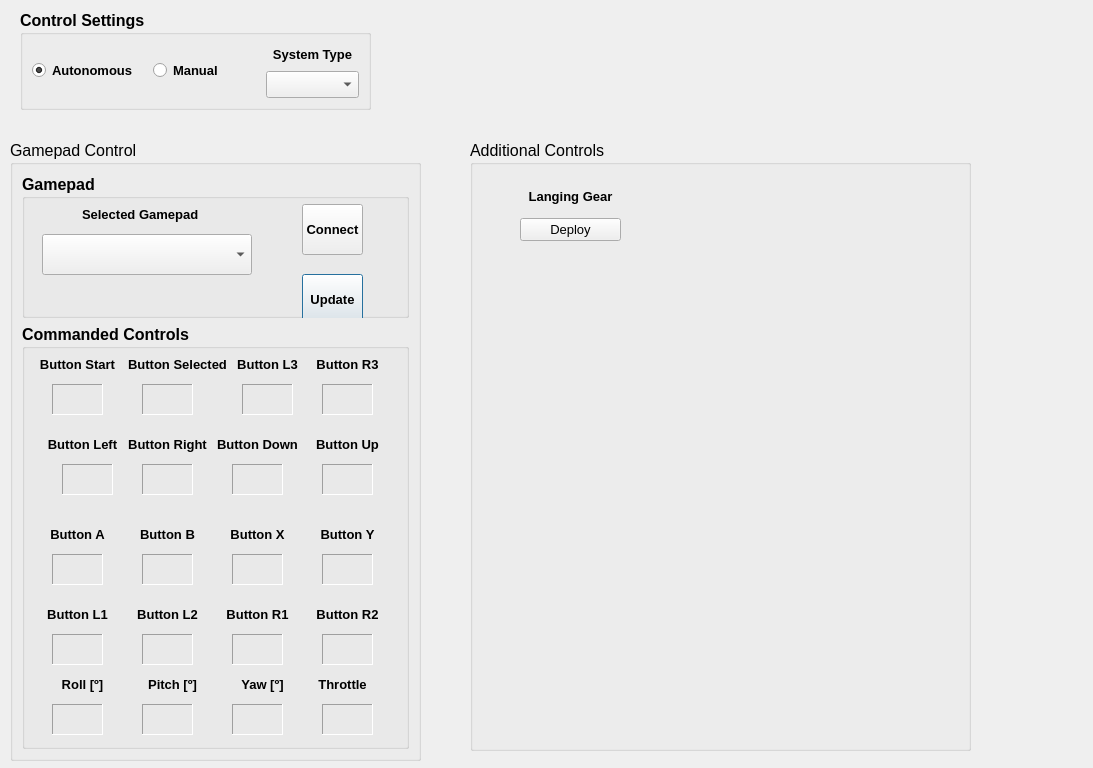
<?xml version="1.0" encoding="UTF-8"?>
<ui version="4.0">
 <class>Dialog_FlightControl</class>
 <widget class="QDialog" name="Dialog_FlightControl">
  <property name="geometry">
   <rect>
    <x>0</x>
    <y>0</y>
    <width>1093</width>
    <height>768</height>
   </rect>
  </property>
  <property name="font">
   <font>
    <pointsize>12</pointsize>
   </font>
  </property>
  <property name="windowTitle">
   <string>Gamepad Settings</string>
  </property>
  <property name="locale">
   <locale language="English" country="UnitedStates"/>
  </property>
  <widget class="QGroupBox" name="groupBox_gamepad_control">
   <property name="geometry">
    <rect>
     <x>10</x>
     <y>140</y>
     <width>411</width>
     <height>621</height>
    </rect>
   </property>
   <property name="title">
    <string>Gamepad Control</string>
   </property>
   <layout class="QGridLayout" name="gridLayout">
    <item row="0" column="0">
     <widget class="QGroupBox" name="groupBox_gamepad">
      <property name="sizePolicy">
       <sizepolicy hsizetype="Preferred" vsizetype="Preferred">
        <horstretch>0</horstretch>
        <verstretch>0</verstretch>
       </sizepolicy>
      </property>
      <property name="font">
       <font>
        <pointsize>12</pointsize>
        <weight>75</weight>
        <bold>true</bold>
       </font>
      </property>
      <property name="title">
       <string>Gamepad</string>
      </property>
      <widget class="QComboBox" name="comboBox_gamepad_list">
       <property name="geometry">
        <rect>
         <x>20</x>
         <y>60</y>
         <width>210</width>
         <height>41</height>
        </rect>
       </property>
       <property name="font">
        <font>
         <pointsize>11</pointsize>
         <weight>50</weight>
         <bold>false</bold>
        </font>
       </property>
      </widget>
      <widget class="QPushButton" name="pushButton_updategamepads">
       <property name="geometry">
        <rect>
         <x>280</x>
         <y>100</y>
         <width>61</width>
         <height>51</height>
        </rect>
       </property>
       <property name="font">
        <font>
         <pointsize>10</pointsize>
        </font>
       </property>
       <property name="text">
        <string>Update</string>
       </property>
      </widget>
      <widget class="QLabel" name="label_gamepad_list">
       <property name="geometry">
        <rect>
         <x>60</x>
         <y>30</y>
         <width>128</width>
         <height>21</height>
        </rect>
       </property>
       <property name="font">
        <font>
         <pointsize>10</pointsize>
         <weight>75</weight>
         <bold>true</bold>
        </font>
       </property>
       <property name="text">
        <string>Selected Gamepad</string>
       </property>
      </widget>
      <widget class="QPushButton" name="pushButton_connectgamepad">
       <property name="geometry">
        <rect>
         <x>280</x>
         <y>30</y>
         <width>61</width>
         <height>51</height>
        </rect>
       </property>
       <property name="font">
        <font>
         <pointsize>10</pointsize>
        </font>
       </property>
       <property name="text">
        <string>Connect</string>
       </property>
      </widget>
     </widget>
    </item>
    <item row="1" column="0">
     <widget class="QGroupBox" name="groupBox_commanded_controls">
      <property name="sizePolicy">
       <sizepolicy hsizetype="Preferred" vsizetype="Preferred">
        <horstretch>0</horstretch>
        <verstretch>0</verstretch>
       </sizepolicy>
      </property>
      <property name="minimumSize">
       <size>
        <width>0</width>
        <height>425</height>
       </size>
      </property>
      <property name="font">
       <font>
        <pointsize>12</pointsize>
        <weight>75</weight>
        <bold>true</bold>
       </font>
      </property>
      <property name="title">
       <string>Commanded Controls</string>
      </property>
      <property name="checkable">
       <bool>false</bool>
      </property>
      <widget class="QLabel" name="label_roll">
       <property name="geometry">
        <rect>
         <x>30</x>
         <y>350</y>
         <width>61</width>
         <height>21</height>
        </rect>
       </property>
       <property name="font">
        <font>
         <pointsize>10</pointsize>
         <weight>75</weight>
         <bold>true</bold>
        </font>
       </property>
       <property name="text">
        <string>Roll [º]</string>
       </property>
       <property name="alignment">
        <set>Qt::AlignCenter</set>
       </property>
      </widget>
      <widget class="QLabel" name="label_pitch">
       <property name="geometry">
        <rect>
         <x>120</x>
         <y>350</y>
         <width>61</width>
         <height>21</height>
        </rect>
       </property>
       <property name="font">
        <font>
         <pointsize>10</pointsize>
         <weight>75</weight>
         <bold>true</bold>
        </font>
       </property>
       <property name="text">
        <string>Pitch [º]</string>
       </property>
       <property name="alignment">
        <set>Qt::AlignCenter</set>
       </property>
      </widget>
      <widget class="QLabel" name="label_yaw">
       <property name="geometry">
        <rect>
         <x>210</x>
         <y>350</y>
         <width>61</width>
         <height>21</height>
        </rect>
       </property>
       <property name="font">
        <font>
         <pointsize>10</pointsize>
         <weight>75</weight>
         <bold>true</bold>
        </font>
       </property>
       <property name="text">
        <string>Yaw [º]</string>
       </property>
       <property name="alignment">
        <set>Qt::AlignCenter</set>
       </property>
      </widget>
      <widget class="QLabel" name="label_edit_roll">
       <property name="geometry">
        <rect>
         <x>30</x>
         <y>380</y>
         <width>51</width>
         <height>31</height>
        </rect>
       </property>
       <property name="font">
        <font>
         <pointsize>10</pointsize>
         <weight>50</weight>
         <bold>false</bold>
        </font>
       </property>
       <property name="frameShape">
        <enum>QFrame::Panel</enum>
       </property>
       <property name="frameShadow">
        <enum>QFrame::Sunken</enum>
       </property>
       <property name="text">
        <string/>
       </property>
       <property name="alignment">
        <set>Qt::AlignCenter</set>
       </property>
      </widget>
      <widget class="QLabel" name="label_edit_pitch">
       <property name="geometry">
        <rect>
         <x>120</x>
         <y>380</y>
         <width>51</width>
         <height>31</height>
        </rect>
       </property>
       <property name="font">
        <font>
         <pointsize>10</pointsize>
         <weight>50</weight>
         <bold>false</bold>
        </font>
       </property>
       <property name="frameShape">
        <enum>QFrame::Panel</enum>
       </property>
       <property name="frameShadow">
        <enum>QFrame::Sunken</enum>
       </property>
       <property name="text">
        <string/>
       </property>
       <property name="alignment">
        <set>Qt::AlignCenter</set>
       </property>
      </widget>
      <widget class="QLabel" name="label_edit_yaw">
       <property name="geometry">
        <rect>
         <x>210</x>
         <y>380</y>
         <width>51</width>
         <height>31</height>
        </rect>
       </property>
       <property name="font">
        <font>
         <pointsize>10</pointsize>
         <weight>50</weight>
         <bold>false</bold>
        </font>
       </property>
       <property name="frameShape">
        <enum>QFrame::Panel</enum>
       </property>
       <property name="frameShadow">
        <enum>QFrame::Sunken</enum>
       </property>
       <property name="text">
        <string/>
       </property>
       <property name="alignment">
        <set>Qt::AlignCenter</set>
       </property>
      </widget>
      <widget class="QLabel" name="label_buttonA">
       <property name="geometry">
        <rect>
         <x>20</x>
         <y>200</y>
         <width>71</width>
         <height>21</height>
        </rect>
       </property>
       <property name="font">
        <font>
         <pointsize>10</pointsize>
         <weight>75</weight>
         <bold>true</bold>
        </font>
       </property>
       <property name="text">
        <string>Button A</string>
       </property>
       <property name="alignment">
        <set>Qt::AlignCenter</set>
       </property>
      </widget>
      <widget class="QLabel" name="label_buttonB">
       <property name="geometry">
        <rect>
         <x>110</x>
         <y>200</y>
         <width>71</width>
         <height>21</height>
        </rect>
       </property>
       <property name="font">
        <font>
         <pointsize>10</pointsize>
         <weight>75</weight>
         <bold>true</bold>
        </font>
       </property>
       <property name="text">
        <string>Button B</string>
       </property>
       <property name="alignment">
        <set>Qt::AlignCenter</set>
       </property>
      </widget>
      <widget class="QLabel" name="label_buttonX">
       <property name="geometry">
        <rect>
         <x>200</x>
         <y>200</y>
         <width>71</width>
         <height>21</height>
        </rect>
       </property>
       <property name="font">
        <font>
         <pointsize>10</pointsize>
         <weight>75</weight>
         <bold>true</bold>
        </font>
       </property>
       <property name="text">
        <string>Button X</string>
       </property>
       <property name="alignment">
        <set>Qt::AlignCenter</set>
       </property>
      </widget>
      <widget class="QLabel" name="label_buttonY">
       <property name="geometry">
        <rect>
         <x>290</x>
         <y>200</y>
         <width>71</width>
         <height>21</height>
        </rect>
       </property>
       <property name="font">
        <font>
         <pointsize>10</pointsize>
         <weight>75</weight>
         <bold>true</bold>
        </font>
       </property>
       <property name="text">
        <string>Button Y</string>
       </property>
       <property name="alignment">
        <set>Qt::AlignCenter</set>
       </property>
      </widget>
      <widget class="QLabel" name="label_edit_buttonA">
       <property name="geometry">
        <rect>
         <x>30</x>
         <y>230</y>
         <width>51</width>
         <height>31</height>
        </rect>
       </property>
       <property name="font">
        <font>
         <pointsize>10</pointsize>
         <weight>50</weight>
         <bold>false</bold>
        </font>
       </property>
       <property name="frameShape">
        <enum>QFrame::Panel</enum>
       </property>
       <property name="frameShadow">
        <enum>QFrame::Sunken</enum>
       </property>
       <property name="text">
        <string/>
       </property>
       <property name="alignment">
        <set>Qt::AlignCenter</set>
       </property>
      </widget>
      <widget class="QLabel" name="label_edit_buttonB">
       <property name="geometry">
        <rect>
         <x>120</x>
         <y>230</y>
         <width>51</width>
         <height>31</height>
        </rect>
       </property>
       <property name="font">
        <font>
         <pointsize>10</pointsize>
         <weight>50</weight>
         <bold>false</bold>
        </font>
       </property>
       <property name="frameShape">
        <enum>QFrame::Panel</enum>
       </property>
       <property name="frameShadow">
        <enum>QFrame::Sunken</enum>
       </property>
       <property name="text">
        <string/>
       </property>
       <property name="alignment">
        <set>Qt::AlignCenter</set>
       </property>
      </widget>
      <widget class="QLabel" name="label_edit_buttonX">
       <property name="geometry">
        <rect>
         <x>210</x>
         <y>230</y>
         <width>51</width>
         <height>31</height>
        </rect>
       </property>
       <property name="font">
        <font>
         <pointsize>10</pointsize>
         <weight>50</weight>
         <bold>false</bold>
        </font>
       </property>
       <property name="frameShape">
        <enum>QFrame::Panel</enum>
       </property>
       <property name="frameShadow">
        <enum>QFrame::Sunken</enum>
       </property>
       <property name="text">
        <string/>
       </property>
       <property name="alignment">
        <set>Qt::AlignCenter</set>
       </property>
      </widget>
      <widget class="QLabel" name="label_edit_buttonY">
       <property name="geometry">
        <rect>
         <x>300</x>
         <y>230</y>
         <width>51</width>
         <height>31</height>
        </rect>
       </property>
       <property name="font">
        <font>
         <pointsize>10</pointsize>
         <weight>50</weight>
         <bold>false</bold>
        </font>
       </property>
       <property name="frameShape">
        <enum>QFrame::Panel</enum>
       </property>
       <property name="frameShadow">
        <enum>QFrame::Sunken</enum>
       </property>
       <property name="text">
        <string/>
       </property>
       <property name="alignment">
        <set>Qt::AlignCenter</set>
       </property>
      </widget>
      <widget class="QLabel" name="label_edit_buttonR2">
       <property name="geometry">
        <rect>
         <x>300</x>
         <y>310</y>
         <width>51</width>
         <height>31</height>
        </rect>
       </property>
       <property name="font">
        <font>
         <pointsize>10</pointsize>
         <weight>50</weight>
         <bold>false</bold>
        </font>
       </property>
       <property name="frameShape">
        <enum>QFrame::Panel</enum>
       </property>
       <property name="frameShadow">
        <enum>QFrame::Sunken</enum>
       </property>
       <property name="text">
        <string/>
       </property>
       <property name="alignment">
        <set>Qt::AlignCenter</set>
       </property>
      </widget>
      <widget class="QLabel" name="label_buttonL1">
       <property name="geometry">
        <rect>
         <x>20</x>
         <y>280</y>
         <width>71</width>
         <height>21</height>
        </rect>
       </property>
       <property name="font">
        <font>
         <pointsize>10</pointsize>
         <weight>75</weight>
         <bold>true</bold>
        </font>
       </property>
       <property name="text">
        <string>Button L1</string>
       </property>
       <property name="alignment">
        <set>Qt::AlignCenter</set>
       </property>
      </widget>
      <widget class="QLabel" name="label_buttonL2">
       <property name="geometry">
        <rect>
         <x>110</x>
         <y>280</y>
         <width>71</width>
         <height>21</height>
        </rect>
       </property>
       <property name="font">
        <font>
         <pointsize>10</pointsize>
         <weight>75</weight>
         <bold>true</bold>
        </font>
       </property>
       <property name="text">
        <string>Button L2</string>
       </property>
       <property name="alignment">
        <set>Qt::AlignCenter</set>
       </property>
      </widget>
      <widget class="QLabel" name="label_edit_buttonL1">
       <property name="geometry">
        <rect>
         <x>30</x>
         <y>310</y>
         <width>51</width>
         <height>31</height>
        </rect>
       </property>
       <property name="font">
        <font>
         <pointsize>10</pointsize>
         <weight>50</weight>
         <bold>false</bold>
        </font>
       </property>
       <property name="frameShape">
        <enum>QFrame::Panel</enum>
       </property>
       <property name="frameShadow">
        <enum>QFrame::Sunken</enum>
       </property>
       <property name="text">
        <string/>
       </property>
       <property name="alignment">
        <set>Qt::AlignCenter</set>
       </property>
      </widget>
      <widget class="QLabel" name="label_edit_buttonR1">
       <property name="geometry">
        <rect>
         <x>210</x>
         <y>310</y>
         <width>51</width>
         <height>31</height>
        </rect>
       </property>
       <property name="font">
        <font>
         <pointsize>10</pointsize>
         <weight>50</weight>
         <bold>false</bold>
        </font>
       </property>
       <property name="frameShape">
        <enum>QFrame::Panel</enum>
       </property>
       <property name="frameShadow">
        <enum>QFrame::Sunken</enum>
       </property>
       <property name="text">
        <string/>
       </property>
       <property name="alignment">
        <set>Qt::AlignCenter</set>
       </property>
      </widget>
      <widget class="QLabel" name="label_buttonR1">
       <property name="geometry">
        <rect>
         <x>200</x>
         <y>280</y>
         <width>71</width>
         <height>21</height>
        </rect>
       </property>
       <property name="font">
        <font>
         <pointsize>10</pointsize>
         <weight>75</weight>
         <bold>true</bold>
        </font>
       </property>
       <property name="text">
        <string>Button R1</string>
       </property>
       <property name="alignment">
        <set>Qt::AlignCenter</set>
       </property>
      </widget>
      <widget class="QLabel" name="label_edit_buttonL2">
       <property name="geometry">
        <rect>
         <x>120</x>
         <y>310</y>
         <width>51</width>
         <height>31</height>
        </rect>
       </property>
       <property name="font">
        <font>
         <pointsize>10</pointsize>
         <weight>50</weight>
         <bold>false</bold>
        </font>
       </property>
       <property name="frameShape">
        <enum>QFrame::Panel</enum>
       </property>
       <property name="frameShadow">
        <enum>QFrame::Sunken</enum>
       </property>
       <property name="text">
        <string/>
       </property>
       <property name="alignment">
        <set>Qt::AlignCenter</set>
       </property>
      </widget>
      <widget class="QLabel" name="label_buttonR2">
       <property name="geometry">
        <rect>
         <x>290</x>
         <y>280</y>
         <width>71</width>
         <height>21</height>
        </rect>
       </property>
       <property name="font">
        <font>
         <pointsize>10</pointsize>
         <weight>75</weight>
         <bold>true</bold>
        </font>
       </property>
       <property name="text">
        <string>Button R2</string>
       </property>
       <property name="alignment">
        <set>Qt::AlignCenter</set>
       </property>
      </widget>
      <widget class="QLabel" name="label_buttonSelected">
       <property name="geometry">
        <rect>
         <x>100</x>
         <y>30</y>
         <width>111</width>
         <height>21</height>
        </rect>
       </property>
       <property name="font">
        <font>
         <pointsize>10</pointsize>
         <weight>75</weight>
         <bold>true</bold>
        </font>
       </property>
       <property name="text">
        <string>Button Selected</string>
       </property>
       <property name="alignment">
        <set>Qt::AlignCenter</set>
       </property>
      </widget>
      <widget class="QLabel" name="label_edit_buttonSelected">
       <property name="geometry">
        <rect>
         <x>120</x>
         <y>60</y>
         <width>51</width>
         <height>31</height>
        </rect>
       </property>
       <property name="font">
        <font>
         <pointsize>10</pointsize>
         <weight>50</weight>
         <bold>false</bold>
        </font>
       </property>
       <property name="frameShape">
        <enum>QFrame::Panel</enum>
       </property>
       <property name="frameShadow">
        <enum>QFrame::Sunken</enum>
       </property>
       <property name="text">
        <string/>
       </property>
       <property name="alignment">
        <set>Qt::AlignCenter</set>
       </property>
      </widget>
      <widget class="QLabel" name="label_buttonStart">
       <property name="geometry">
        <rect>
         <x>10</x>
         <y>30</y>
         <width>91</width>
         <height>21</height>
        </rect>
       </property>
       <property name="font">
        <font>
         <pointsize>10</pointsize>
         <weight>75</weight>
         <bold>true</bold>
        </font>
       </property>
       <property name="text">
        <string>Button Start</string>
       </property>
       <property name="alignment">
        <set>Qt::AlignCenter</set>
       </property>
      </widget>
      <widget class="QLabel" name="label_edit_buttonStart">
       <property name="geometry">
        <rect>
         <x>30</x>
         <y>60</y>
         <width>51</width>
         <height>31</height>
        </rect>
       </property>
       <property name="font">
        <font>
         <pointsize>10</pointsize>
         <weight>50</weight>
         <bold>false</bold>
        </font>
       </property>
       <property name="frameShape">
        <enum>QFrame::Panel</enum>
       </property>
       <property name="frameShadow">
        <enum>QFrame::Sunken</enum>
       </property>
       <property name="text">
        <string/>
       </property>
       <property name="alignment">
        <set>Qt::AlignCenter</set>
       </property>
      </widget>
      <widget class="QLabel" name="label_edit_throttle">
       <property name="geometry">
        <rect>
         <x>300</x>
         <y>380</y>
         <width>51</width>
         <height>31</height>
        </rect>
       </property>
       <property name="font">
        <font>
         <pointsize>10</pointsize>
         <weight>50</weight>
         <bold>false</bold>
        </font>
       </property>
       <property name="frameShape">
        <enum>QFrame::Panel</enum>
       </property>
       <property name="frameShadow">
        <enum>QFrame::Sunken</enum>
       </property>
       <property name="text">
        <string/>
       </property>
       <property name="alignment">
        <set>Qt::AlignCenter</set>
       </property>
      </widget>
      <widget class="QLabel" name="label_throttle">
       <property name="geometry">
        <rect>
         <x>290</x>
         <y>350</y>
         <width>61</width>
         <height>21</height>
        </rect>
       </property>
       <property name="font">
        <font>
         <pointsize>10</pointsize>
         <weight>75</weight>
         <bold>true</bold>
        </font>
       </property>
       <property name="text">
        <string>Throttle</string>
       </property>
       <property name="alignment">
        <set>Qt::AlignCenter</set>
       </property>
      </widget>
      <widget class="QLabel" name="label_edit_buttonLeft">
       <property name="geometry">
        <rect>
         <x>40</x>
         <y>140</y>
         <width>51</width>
         <height>31</height>
        </rect>
       </property>
       <property name="font">
        <font>
         <pointsize>10</pointsize>
         <weight>50</weight>
         <bold>false</bold>
        </font>
       </property>
       <property name="frameShape">
        <enum>QFrame::Panel</enum>
       </property>
       <property name="frameShadow">
        <enum>QFrame::Sunken</enum>
       </property>
       <property name="text">
        <string/>
       </property>
       <property name="alignment">
        <set>Qt::AlignCenter</set>
       </property>
      </widget>
      <widget class="QLabel" name="label_buttonLeft">
       <property name="geometry">
        <rect>
         <x>20</x>
         <y>110</y>
         <width>81</width>
         <height>21</height>
        </rect>
       </property>
       <property name="font">
        <font>
         <pointsize>10</pointsize>
         <weight>75</weight>
         <bold>true</bold>
        </font>
       </property>
       <property name="text">
        <string>Button Left</string>
       </property>
       <property name="alignment">
        <set>Qt::AlignCenter</set>
       </property>
      </widget>
      <widget class="QLabel" name="label_edit_buttonRight">
       <property name="geometry">
        <rect>
         <x>120</x>
         <y>140</y>
         <width>51</width>
         <height>31</height>
        </rect>
       </property>
       <property name="font">
        <font>
         <pointsize>10</pointsize>
         <weight>50</weight>
         <bold>false</bold>
        </font>
       </property>
       <property name="frameShape">
        <enum>QFrame::Panel</enum>
       </property>
       <property name="frameShadow">
        <enum>QFrame::Sunken</enum>
       </property>
       <property name="text">
        <string/>
       </property>
       <property name="alignment">
        <set>Qt::AlignCenter</set>
       </property>
      </widget>
      <widget class="QLabel" name="label_buttonRight">
       <property name="geometry">
        <rect>
         <x>100</x>
         <y>110</y>
         <width>91</width>
         <height>21</height>
        </rect>
       </property>
       <property name="font">
        <font>
         <pointsize>10</pointsize>
         <weight>75</weight>
         <bold>true</bold>
        </font>
       </property>
       <property name="text">
        <string>Button Right</string>
       </property>
       <property name="alignment">
        <set>Qt::AlignCenter</set>
       </property>
      </widget>
      <widget class="QLabel" name="label_edit_buttonL3">
       <property name="geometry">
        <rect>
         <x>220</x>
         <y>60</y>
         <width>51</width>
         <height>31</height>
        </rect>
       </property>
       <property name="font">
        <font>
         <pointsize>10</pointsize>
         <weight>50</weight>
         <bold>false</bold>
        </font>
       </property>
       <property name="frameShape">
        <enum>QFrame::Panel</enum>
       </property>
       <property name="frameShadow">
        <enum>QFrame::Sunken</enum>
       </property>
       <property name="text">
        <string/>
       </property>
       <property name="alignment">
        <set>Qt::AlignCenter</set>
       </property>
      </widget>
      <widget class="QLabel" name="label_buttonL3">
       <property name="geometry">
        <rect>
         <x>210</x>
         <y>30</y>
         <width>71</width>
         <height>21</height>
        </rect>
       </property>
       <property name="font">
        <font>
         <pointsize>10</pointsize>
         <weight>75</weight>
         <bold>true</bold>
        </font>
       </property>
       <property name="text">
        <string>Button L3</string>
       </property>
       <property name="alignment">
        <set>Qt::AlignCenter</set>
       </property>
      </widget>
      <widget class="QLabel" name="label_edit_buttonR3">
       <property name="geometry">
        <rect>
         <x>300</x>
         <y>60</y>
         <width>51</width>
         <height>31</height>
        </rect>
       </property>
       <property name="font">
        <font>
         <pointsize>10</pointsize>
         <weight>50</weight>
         <bold>false</bold>
        </font>
       </property>
       <property name="frameShape">
        <enum>QFrame::Panel</enum>
       </property>
       <property name="frameShadow">
        <enum>QFrame::Sunken</enum>
       </property>
       <property name="text">
        <string/>
       </property>
       <property name="alignment">
        <set>Qt::AlignCenter</set>
       </property>
      </widget>
      <widget class="QLabel" name="label_buttonR3">
       <property name="geometry">
        <rect>
         <x>290</x>
         <y>30</y>
         <width>71</width>
         <height>21</height>
        </rect>
       </property>
       <property name="font">
        <font>
         <pointsize>10</pointsize>
         <weight>75</weight>
         <bold>true</bold>
        </font>
       </property>
       <property name="text">
        <string>Button R3</string>
       </property>
       <property name="alignment">
        <set>Qt::AlignCenter</set>
       </property>
      </widget>
      <widget class="QLabel" name="label_edit_buttonUp">
       <property name="geometry">
        <rect>
         <x>300</x>
         <y>140</y>
         <width>51</width>
         <height>31</height>
        </rect>
       </property>
       <property name="font">
        <font>
         <pointsize>10</pointsize>
         <weight>50</weight>
         <bold>false</bold>
        </font>
       </property>
       <property name="frameShape">
        <enum>QFrame::Panel</enum>
       </property>
       <property name="frameShadow">
        <enum>QFrame::Sunken</enum>
       </property>
       <property name="text">
        <string/>
       </property>
       <property name="alignment">
        <set>Qt::AlignCenter</set>
       </property>
      </widget>
      <widget class="QLabel" name="label_buttonUp">
       <property name="geometry">
        <rect>
         <x>290</x>
         <y>110</y>
         <width>71</width>
         <height>21</height>
        </rect>
       </property>
       <property name="font">
        <font>
         <pointsize>10</pointsize>
         <weight>75</weight>
         <bold>true</bold>
        </font>
       </property>
       <property name="text">
        <string>Button Up</string>
       </property>
       <property name="alignment">
        <set>Qt::AlignCenter</set>
       </property>
      </widget>
      <widget class="QLabel" name="label_buttonDown">
       <property name="geometry">
        <rect>
         <x>190</x>
         <y>110</y>
         <width>91</width>
         <height>21</height>
        </rect>
       </property>
       <property name="font">
        <font>
         <pointsize>10</pointsize>
         <weight>75</weight>
         <bold>true</bold>
        </font>
       </property>
       <property name="text">
        <string>Button Down</string>
       </property>
       <property name="alignment">
        <set>Qt::AlignCenter</set>
       </property>
      </widget>
      <widget class="QLabel" name="label_edit_buttonDown">
       <property name="geometry">
        <rect>
         <x>210</x>
         <y>140</y>
         <width>51</width>
         <height>31</height>
        </rect>
       </property>
       <property name="font">
        <font>
         <pointsize>10</pointsize>
         <weight>50</weight>
         <bold>false</bold>
        </font>
       </property>
       <property name="frameShape">
        <enum>QFrame::Panel</enum>
       </property>
       <property name="frameShadow">
        <enum>QFrame::Sunken</enum>
       </property>
       <property name="text">
        <string/>
       </property>
       <property name="alignment">
        <set>Qt::AlignCenter</set>
       </property>
      </widget>
     </widget>
    </item>
   </layout>
  </widget>
  <widget class="QGroupBox" name="groupBox_additional_controls">
   <property name="geometry">
    <rect>
     <x>470</x>
     <y>140</y>
     <width>501</width>
     <height>611</height>
    </rect>
   </property>
   <property name="title">
    <string>Additional Controls</string>
   </property>
   <widget class="QWidget" name="">
    <property name="geometry">
     <rect>
      <x>50</x>
      <y>40</y>
      <width>101</width>
      <height>61</height>
     </rect>
    </property>
    <layout class="QVBoxLayout" name="verticalLayout_2">
     <item>
      <widget class="QLabel" name="label">
       <property name="font">
        <font>
         <pointsize>10</pointsize>
         <weight>75</weight>
         <bold>true</bold>
        </font>
       </property>
       <property name="text">
        <string>Langing Gear</string>
       </property>
       <property name="alignment">
        <set>Qt::AlignCenter</set>
       </property>
      </widget>
     </item>
     <item>
      <widget class="QPushButton" name="pushButton">
       <property name="font">
        <font>
         <pointsize>10</pointsize>
        </font>
       </property>
       <property name="text">
        <string>Deploy</string>
       </property>
      </widget>
     </item>
    </layout>
   </widget>
  </widget>
  <widget class="QGroupBox" name="groupbox_control_settings">
   <property name="geometry">
    <rect>
     <x>20</x>
     <y>10</y>
     <width>351</width>
     <height>100</height>
    </rect>
   </property>
   <property name="minimumSize">
    <size>
     <width>0</width>
     <height>80</height>
    </size>
   </property>
   <property name="maximumSize">
    <size>
     <width>16777215</width>
     <height>100</height>
    </size>
   </property>
   <property name="baseSize">
    <size>
     <width>200</width>
     <height>120</height>
    </size>
   </property>
   <property name="font">
    <font>
     <pointsize>12</pointsize>
     <weight>75</weight>
     <bold>true</bold>
    </font>
   </property>
   <property name="autoFillBackground">
    <bool>false</bool>
   </property>
   <property name="title">
    <string>Control Settings</string>
   </property>
   <property name="flat">
    <bool>false</bool>
   </property>
   <property name="checkable">
    <bool>false</bool>
   </property>
   <layout class="QGridLayout" name="gridLayout_2">
    <item row="0" column="0">
     <layout class="QHBoxLayout" name="horizontalLayout">
      <item>
       <layout class="QHBoxLayout" name="horizontalLayout_control_mode">
        <property name="spacing">
         <number>15</number>
        </property>
        <item>
         <widget class="QRadioButton" name="radioButton_autonomous">
          <property name="font">
           <font>
            <pointsize>10</pointsize>
            <weight>75</weight>
            <bold>true</bold>
           </font>
          </property>
          <property name="text">
           <string>Autonomous</string>
          </property>
          <property name="checked">
           <bool>true</bool>
          </property>
         </widget>
        </item>
        <item>
         <widget class="QRadioButton" name="radioButton_manual">
          <property name="font">
           <font>
            <pointsize>10</pointsize>
           </font>
          </property>
          <property name="text">
           <string>Manual</string>
          </property>
         </widget>
        </item>
       </layout>
      </item>
      <item>
       <spacer name="horizontalSpacer">
        <property name="orientation">
         <enum>Qt::Horizontal</enum>
        </property>
        <property name="sizeHint" stdset="0">
         <size>
          <width>40</width>
          <height>20</height>
         </size>
        </property>
       </spacer>
      </item>
      <item>
       <layout class="QVBoxLayout" name="verticalLayout">
        <item>
         <widget class="QLabel" name="label_system_type">
          <property name="font">
           <font>
            <pointsize>10</pointsize>
           </font>
          </property>
          <property name="text">
           <string>System Type</string>
          </property>
          <property name="alignment">
           <set>Qt::AlignCenter</set>
          </property>
         </widget>
        </item>
        <item>
         <widget class="QComboBox" name="comboBox_system_type"/>
        </item>
       </layout>
      </item>
     </layout>
    </item>
   </layout>
  </widget>
 </widget>
 <resources/>
 <connections/>
</ui>
